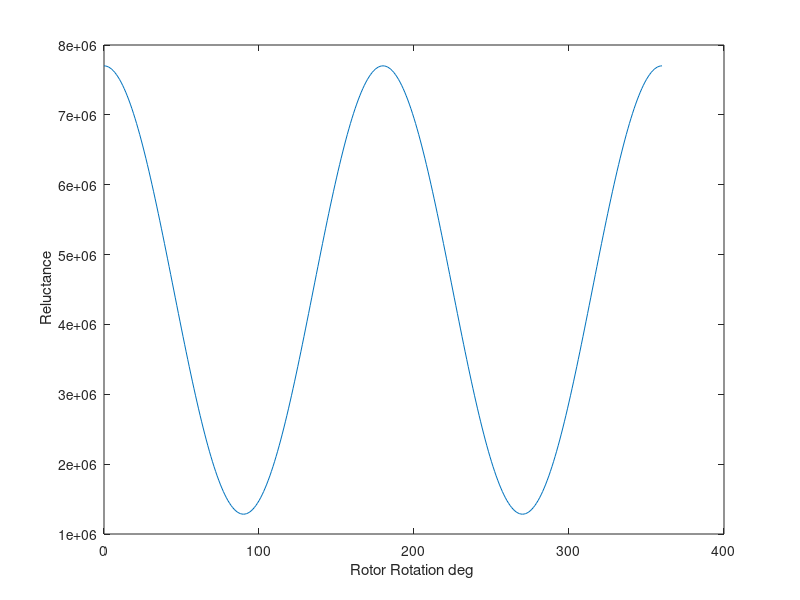
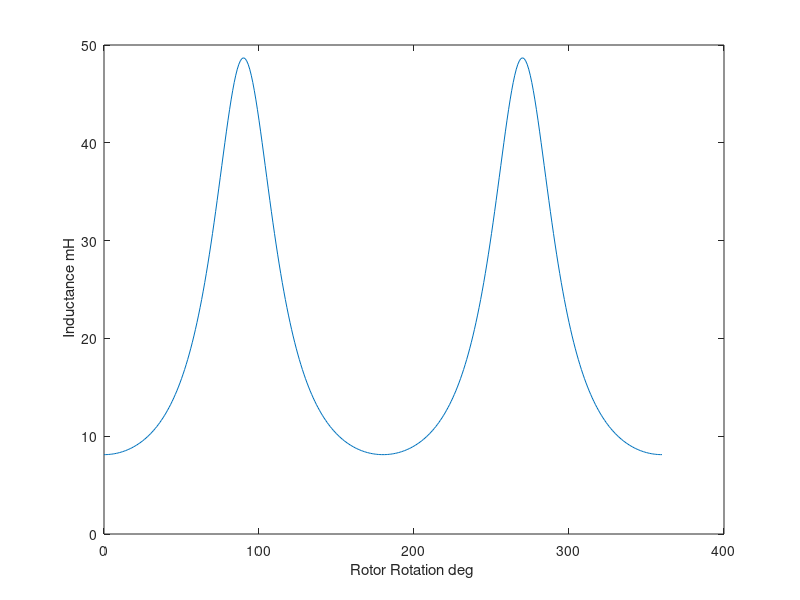
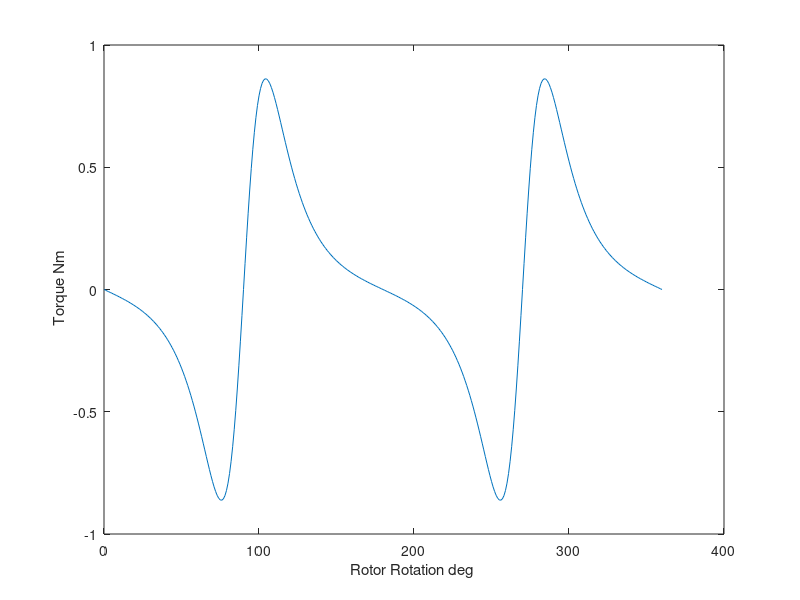

Source code (MATLAB) for these figures, in order:
Lstack =20e-3;
Airgap_min = 0.5e-3;
Airgap_max = 2.5e-3;
u0 = pi*4e-7;
I_dc = 3 ; 
Stator_Pole_arc = 74*pi/180;
% there are two airgaps Upper one I call Airgap1 and lower one Airgap2

% when rotor position is 90 deg minimum reluctance is achieved 
% 74 degree is the arc of the rotor pole
Rmin =  Airgap_min/(u0*12e-3*Stator_Pole_arc*Lstack);
% when rotor position is 0 deg maximum reluctance is achieved
Rmax = Airgap_max/(u0*10e-3*Stator_Pole_arc*Lstack); 

theta = 0:360;
% I consider a sinusoidal variatoin for the reluctance
% there are two airgap, here I just calculated the torque for airgap1 and
% at the end we multiply the torque by 2 to 
R_airgap = ((Rmax+Rmin)/2+(Rmax-Rmin)*cosd(2*theta)/2);
Nseries = 250; % number of turns
L = Nseries^2./R_airgap;
% drivative of the inductance L has been taken by hand and below is the
% resutltant dl/dtheta
DL_Dtheta = (Nseries^2)*((Rmax+Rmin)*(-2*sind(2*theta))/2)./(R_airgap.^2);

Torque = 2*(I_dc^2*DL_Dtheta)/2;

figure
plot(theta,R_airgap)
xlabel('Rotor Rotation deg ');
ylabel(' Reluctance');
figure
plot(theta,L*1000)
xlabel('Rotor Rotation deg ');
ylabel(' Inductance mH');
figure
plot(theta,Torque)
xlabel('Rotor Rotation deg ');
ylabel(' Torque Nm');
